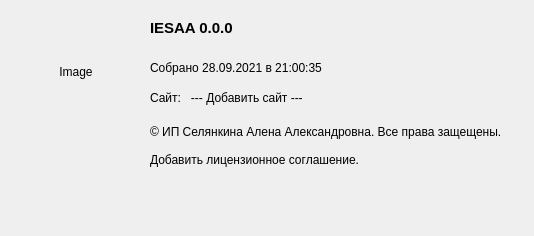
<?xml version="1.0" encoding="UTF-8"?>
<ui version="4.0">
 <class>AboutIESAAWindow</class>
 <widget class="QDialog" name="AboutIESAAWindow">
  <property name="geometry">
   <rect>
    <x>0</x>
    <y>0</y>
    <width>534</width>
    <height>236</height>
   </rect>
  </property>
  <property name="windowTitle">
   <string>IESAA | О программе IESAA</string>
  </property>
  <widget class="QLabel" name="Image">
   <property name="geometry">
    <rect>
     <x>16</x>
     <y>12</y>
     <width>120</width>
     <height>120</height>
    </rect>
   </property>
   <property name="text">
    <string>Image</string>
   </property>
   <property name="alignment">
    <set>Qt::AlignCenter</set>
   </property>
  </widget>
  <widget class="QLabel" name="label_ProgramName">
   <property name="geometry">
    <rect>
     <x>150</x>
     <y>20</y>
     <width>281</width>
     <height>16</height>
    </rect>
   </property>
   <property name="font">
    <font>
     <family>Tahoma</family>
     <pointsize>11</pointsize>
     <weight>75</weight>
     <bold>true</bold>
    </font>
   </property>
   <property name="text">
    <string>IESAA 0.0.0</string>
   </property>
  </widget>
  <widget class="QLabel" name="label">
   <property name="geometry">
    <rect>
     <x>150</x>
     <y>60</y>
     <width>341</width>
     <height>16</height>
    </rect>
   </property>
   <property name="text">
    <string>Собрано 28.09.2021 в 21:00:35</string>
   </property>
  </widget>
  <widget class="QLabel" name="label_2">
   <property name="geometry">
    <rect>
     <x>150</x>
     <y>120</y>
     <width>371</width>
     <height>51</height>
    </rect>
   </property>
   <property name="text">
    <string>© ИП Селянкина Алена Александровна. Все права защещены.

Добавить лицензионное соглашение.</string>
   </property>
  </widget>
  <widget class="QLabel" name="label_3">
   <property name="geometry">
    <rect>
     <x>150</x>
     <y>90</y>
     <width>311</width>
     <height>16</height>
    </rect>
   </property>
   <property name="text">
    <string>Сайт:   --- Добавить сайт ---</string>
   </property>
  </widget>
 </widget>
 <resources/>
 <connections/>
</ui>
